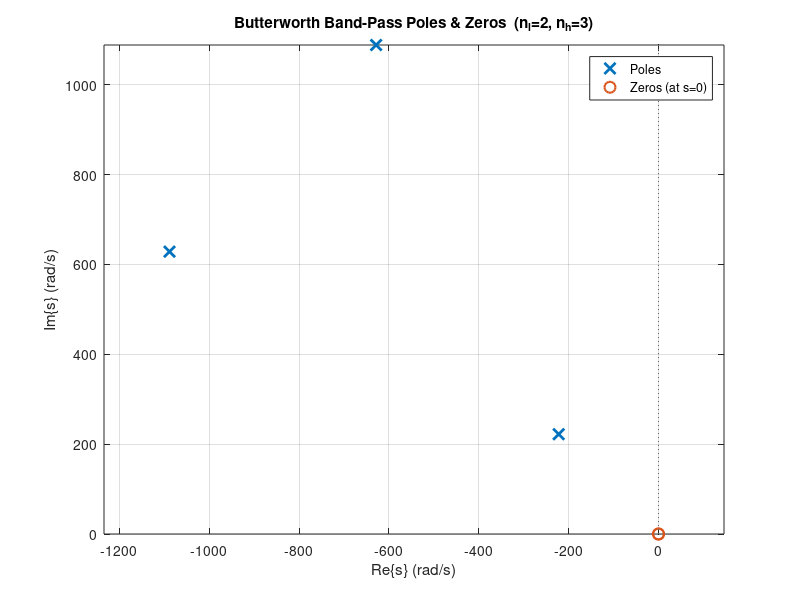

MATLAB code for this plot:
% ==============================================================
% Butterworth band-pass pole-zero map
% ==============================================================

clear; clf
close all

% ----- User parameters
fs  = 2000;       % sampling freq (for context)
fl  = 50;         % low cutoff (Hz)
fh  = 200;        % high cutoff (Hz)
nl  = 2;          % low side (high-pass) order
nh  = 3;          % high side (low-pass) order

% ----- Analog corner rad/s
wl = 2*pi*fl;
wh = 2*pi*fh;

% ----- Low-pass Butterworth poles (unit cutoff)
%   Poles equally spaced on LHP semicircle of radius 1
p_lp = exp( 1j*pi*( (1:2*nh-1)/(2*nh) ) );
p_lp = p_lp(real(p_lp)<0).';   % keep LHP only
p_lp = wh * p_lp;              % scale to cutoff wh

% ----- High-pass Butterworth poles
p_hp = exp( 1j*pi*( (1:2*nl-1)/(2*nl) ) );
p_hp = p_hp(real(p_hp)<0).';   % LHP only
p_hp = wl * p_hp;              % scale to cutoff wl

% ----- Band-pass total poles = union of both
poles = [p_lp; p_hp];

% ----- Zeros
zeros_low  = zeros(nl,1);      % nl zeros at origin (kill DC)
zeros_high = [];               % nh zeros at infinity (not shown)
zeros_all  = [zeros_low;];     % only finite zeros plotted

% ----- Plot
figure(1); clf;
plot(real(poles), imag(poles), 'x','LineWidth',2,'MarkerSize',8); hold on;
if ~isempty(zeros_all)
    plot(real(zeros_all), imag(zeros_all), 'o','LineWidth',1.5,'MarkerSize',8);
end
xlabel('Re\{s\} (rad/s)'); ylabel('Im\{s\} (rad/s)');
title(sprintf('Butterworth Band-Pass Poles & Zeros  (n_l=%d, n_h=%d)', nl, nh));
axis equal; grid on;
line([0 0], ylim, 'Color',[0.4 0.4 0.4],'LineStyle',':');
legend('Poles','Zeros (at s=0)','Location','best');
